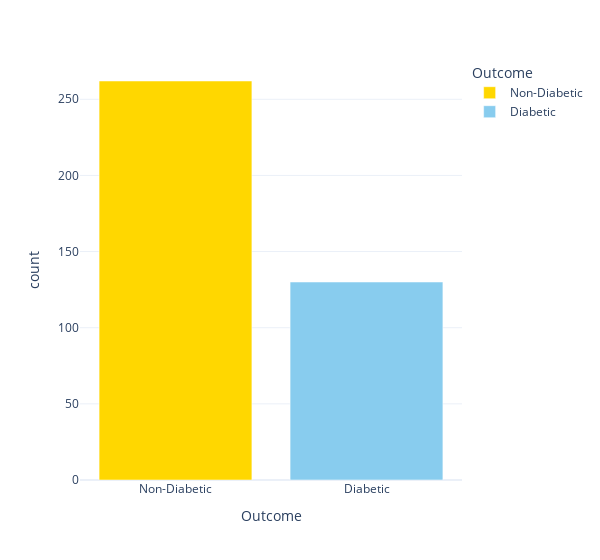

Notebook code for this chart:
### Code cell
df1 = pd.DataFrame()
df1['Outcome'] = ['Non-Diabetic','Diabetic'] # [0,1]
df1['count'] = df['Outcome'].value_counts()
df1 = df1.sort_values(by = ['count'], ascending = False )
fig = px.bar(df1, x = 'Outcome', y = 'count', 
             color = "Outcome", width = 600, 
             color_discrete_sequence = ["gold", "rgb(136,204,238)"],
             template = 'plotly_white')

fig.show()
# rgb(255,237,111)

### Figure 1 — Plotly figure (JSON) as saved in the notebook; plotly's stock layout.template omitted (floating-point values rounded to 4 significant figures)
{"data": [{"alignmentgroup": "True", "hovertemplate": "Outcome=%{x}<br>count=%{y}<extra></extra>", "legendgroup": "Non-Diabetic", "marker": {"color": "gold", "pattern": {"shape": ""}}, "name": "Non-Diabetic", "offsetgroup": "Non-Diabetic", "orientation": "v", "showlegend": true, "textposition": "auto", "type": "bar", "x": ["Non-Diabetic"], "xaxis": "x", "y": [262], "yaxis": "y"}, {"alignmentgroup": "True", "hovertemplate": "Outcome=%{x}<br>count=%{y}<extra></extra>", "legendgroup": "Diabetic", "marker": {"color": "rgb(136,204,238)", "pattern": {"shape": ""}}, "name": "Diabetic", "offsetgroup": "Diabetic", "orientation": "v", "showlegend": true, "textposition": "auto", "type": "bar", "x": ["Diabetic"], "xaxis": "x", "y": [130], "yaxis": "y"}], "layout": {"barmode": "relative", "legend": {"title": {"text": "Outcome"}, "tracegroupgap": 0}, "margin": {"t": 60}, "width": 600, "xaxis": {"anchor": "y", "categoryarray": ["Non-Diabetic", "Diabetic"], "categoryorder": "array", "domain": [0, 1], "title": {"text": "Outcome"}}, "yaxis": {"anchor": "x", "domain": [0, 1], "title": {"text": "count"}}}}
